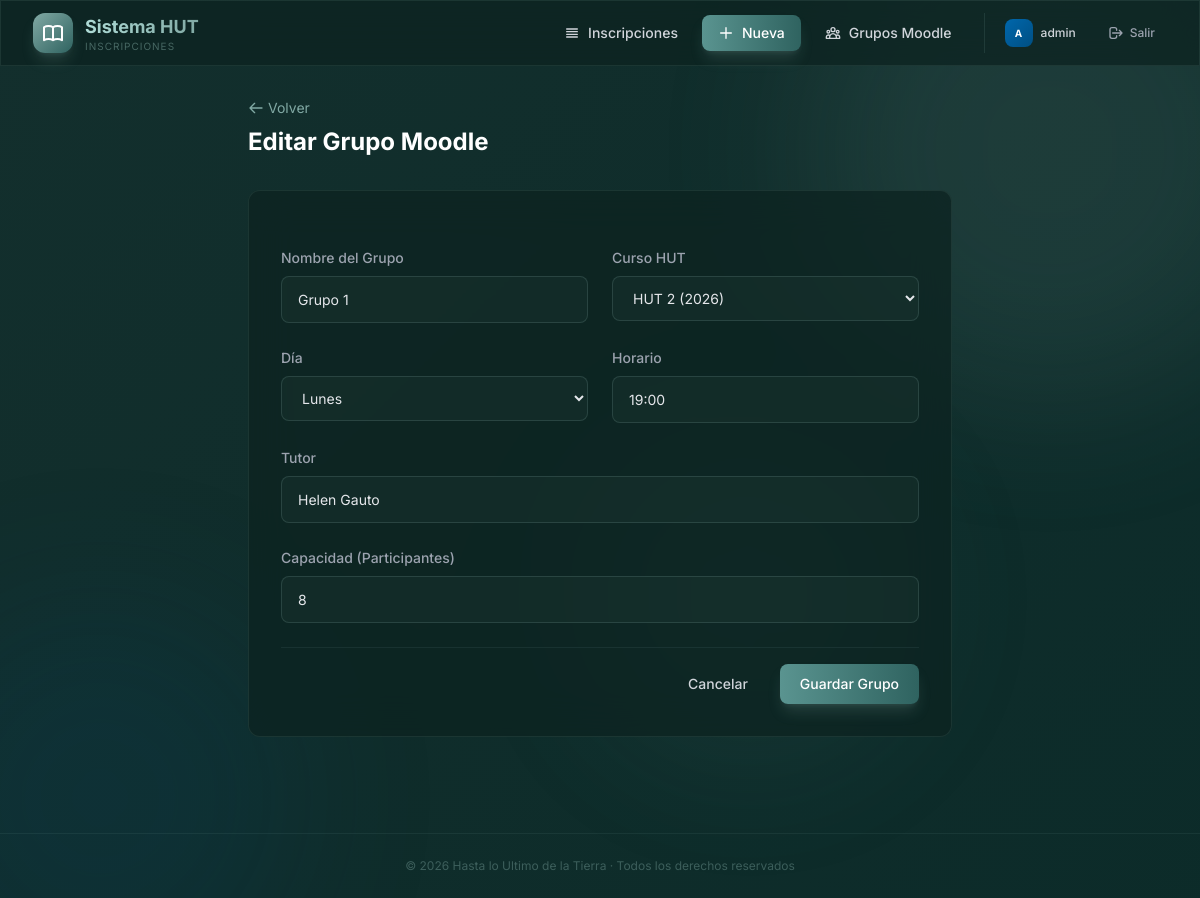
Screenshot of /grupos/editar/1/ (signed in) with the database file from the repository.
### inscripciones/models.py (models this page shows, shortened)
class GruposMoodle(models.Model):
    DIAS_SEMANA = [
        ('Lunes', 'Lunes'),
        ('Martes', 'Martes'),
        ('Miércoles', 'Miércoles'),
        ('Jueves', 'Jueves'),
        ('Viernes', 'Viernes'),
        ('Sábado', 'Sábado'),
        ('Domingo', 'Domingo'),
    ]
    nombre = models.CharField(max_length=100, verbose_name='Nombre del Grupo')
    curso = models.ForeignKey(CursoHUT, on_delete=models.PROTECT, verbose_name='Curso HUT')
    horario = models.CharField(max_length=100, verbose_name='Horario')
    dia = models.CharField(max_length=15, choices=DIAS_SEMANA, verbose_name='Día')
    tutor = models.CharField(max_length=100, verbose_name='Tutor')
    capacidad = models.IntegerField(default=8, verbose_name='Capacidad')
    participantes = models.IntegerField(default=0, verbose_name='Participantes')
    fecha_creacion = models.DateTimeField(default=timezone.now, editable=False)
    fecha_modificacion = models.DateTimeField(auto_now=True)
    fecha_baja = models.DateTimeField(blank=True, null=True)
    class Meta:
        verbose_name = 'Grupo Moodle'
        verbose_name_plural = 'Grupos Moodle'
        ordering = ['-fecha_creacion']

### inscripciones/views.py (the view, shortened to what this page needs)
# urls.py: path('grupos/editar/<int:pk>/', views.GruposMoodleUpdateView.as_view(), name='grupos_editar'),
class GruposMoodleUpdateView(LoginRequiredMixin, UpdateView):
    model = GruposMoodle
    form_class = GruposMoodleForm
    template_name = 'inscripciones/gruposmoodle_form.html'
    success_url = reverse_lazy('grupos_lista')

### inscripciones/forms.py
class GruposMoodleForm(forms.ModelForm):
    class Meta:
        model = GruposMoodle
        fields = ['nombre', 'curso', 'horario', 'dia', 'tutor', 'capacidad']
        widgets = {
            'nombre': forms.TextInput(attrs={
                'class': INPUT_CLASS,
                'placeholder': 'Ej: Grupo 1',
            }),
            'curso': forms.Select(attrs={
                'class': SELECT_CLASS,
            }),
            'horario': forms.TextInput(attrs={
                'class': INPUT_CLASS,
                'placeholder': 'Ej: 19:00 a 21:00 hs',
            }),
            'dia': forms.Select(attrs={
                'class': SELECT_CLASS,
            }),
            'tutor': forms.TextInput(attrs={
                'class': INPUT_CLASS,
                'placeholder': 'Ej: Juan Pérez',
            }),
            'capacidad': forms.NumberInput(attrs={
                'class': INPUT_CLASS,
                'min': '1',
            }),
        }

### inscripciones/models.py (called while the page is built)
    def __str__(self):
        return f"{self.nombre} ({self.anio})"

### inscripciones/templates/inscripciones/gruposmoodle_form.html (shortened to what this page needs)
{% extends 'base.html' %}
{% block content %}
<div class="max-w-3xl mx-auto px-4 sm:px-6 lg:px-8 py-8">
    <div class="mb-8">
        <a href="{% url 'grupos_lista' %}" class="text-sm flex items-center gap-1 text-hut-300 hover:text-hut-200 mb-2">
            <svg class="w-4 h-4" fill="none" stroke="currentColor" viewBox="0 0 24 24"><path stroke-linecap="round" stroke-linejoin="round" stroke-width="2" d="M10 19l-7-7m0 0l7-7m-7 7h18"/></svg>
            Volver
        </a>
        <h1 class="text-2xl font-bold text-white">{% if object %}Editar Grupo Moodle{% else %}Nuevo Grupo Moodle{% endif %}</h1>
    </div>
    <div class="glass-card rounded-xl p-6 sm:p-8">
        <form method="post" action="" class="space-y-6">
            <div class="grid grid-cols-1 sm:grid-cols-2 gap-6">
                <div>
                    <label class="form-label" for="{{ form.nombre.id_for_label }}">Nombre del Grupo</label>
                    {{ form.nombre }}
                </div>
                <div>
                    <label class="form-label" for="{{ form.curso.id_for_label }}">Curso HUT</label>
                    {{ form.curso }}
                </div>
            </div>
            <div class="grid grid-cols-1 sm:grid-cols-2 gap-6">
                <div>
                    <label class="form-label" for="{{ form.dia.id_for_label }}">Día</label>
                    {{ form.dia }}
                </div>
                <div>
                    <label class="form-label" for="{{ form.horario.id_for_label }}">Horario</label>
                    {{ form.horario }}
                </div>
            </div>
            <div class="grid grid-cols-1 gap-6">
                <div>
                    <label class="form-label" for="{{ form.tutor.id_for_label }}">Tutor</label>
                    {{ form.tutor }}
                </div>
                <div>
                    <label class="form-label" for="{{ form.capacidad.id_for_label }}">Capacidad (Participantes)</label>
                    {{ form.capacidad }}
                </div>
            </div>
            <div class="pt-4 mt-6 border-t border-hut-300/10 flex justify-end gap-3">
                <a href="{% url 'grupos_lista' %}" class="px-5 py-2.5 text-sm font-medium text-gray-300 rounded-lg hover:bg-hut-300/10 transition-colors">Cancelar</a>
                <button type="submit" class="px-5 py-2.5 text-sm font-medium text-white bg-gradient-to-r from-hut-400 to-hut-600 rounded-lg hover:from-hut-300 hover:to-hut-500 shadow-lg shadow-hut-300/20 transition-all">
                    Guardar Grupo
                </button>
            </div>
        </form>
    </div>
</div>
{% endblock %}

### inscripciones/templates/base.html (shortened to what this page needs)
{% load static %}
<!DOCTYPE html>
<html lang="es">
<head>
    <script src="https://cdn.tailwindcss.com"></script>
</head>
<body class="animated-bg min-h-screen text-gray-100">
    <div class="orb orb-1"></div>
    <div class="orb orb-2"></div>
    <div class="orb orb-3"></div>
    <nav class="relative z-50 glass-card border-b border-hut-300/8">
        <div class="max-w-7xl mx-auto px-4 sm:px-6 lg:px-8">
            <div class="flex items-center justify-between h-16">
                <a href="{% url 'inscripcion_crear' %}" class="flex items-center gap-3 group">
                    <div class="w-10 h-10 rounded-xl bg-gradient-to-br from-hut-300 to-hut-600 flex items-center justify-center shadow-lg shadow-hut-300/20 group-hover:shadow-hut-300/35 transition-shadow duration-300">
                    </div>
                    <div>
                        <span class="text-lg font-bold bg-gradient-to-r from-hut-200 to-hut-300 bg-clip-text text-transparent">Sistema HUT</span>
                        <p class="text-[10px] text-hut-300/50 -mt-0.5 tracking-widest uppercase">Inscripciones</p>
                    </div>
                </a>
                <div class="flex items-center gap-2">
                    {% if user.is_authenticated %}
                        <a href="{% url 'inscripcion_lista' %}" class="px-4 py-2 text-sm font-medium text-gray-300 hover:text-white rounded-lg hover:bg-hut-300/8 transition-all duration-200 flex items-center gap-2">
                            <svg class="w-4 h-4" fill="none" stroke="currentColor" viewBox="0 0 24 24">
                                <path stroke-linecap="round" stroke-linejoin="round" stroke-width="2" d="M4 6h16M4 10h16M4 14h16M4 18h16"/>
                            </svg>
                            Inscripciones
                        </a>
                        <a href="{% url 'inscripcion_crear' %}" class="px-4 py-2 text-sm font-medium text-white bg-gradient-to-r from-hut-400 to-hut-600 rounded-lg hover:from-hut-300 hover:to-hut-500 transition-all duration-200 shadow-lg shadow-hut-300/20 hover:shadow-hut-300/35 flex items-center gap-2">
                            <svg class="w-4 h-4" fill="none" stroke="currentColor" viewBox="0 0 24 24">
                                <path stroke-linecap="round" stroke-linejoin="round" stroke-width="2" d="M12 4v16m8-8H4"/>
                            </svg>
                            Nueva
                        </a>
                        <a href="{% url 'grupos_lista' %}" class="px-4 py-2 text-sm font-medium text-gray-300 hover:text-white rounded-lg hover:bg-hut-300/8 transition-all duration-200 flex items-center gap-2">
                            Grupos Moodle
                        </a>
                        <div class="ml-2 pl-2 border-l border-hut-300/15 flex items-center gap-2">
                            <div class="flex items-center gap-2 px-3 py-1.5 rounded-lg bg-hut-300/8">
                                <div class="w-7 h-7 rounded-lg bg-gradient-to-br from-navy-600 to-navy-800 flex items-center justify-center">
                                    <span class="text-[10px] font-bold text-white">{{ user.username.0|upper }}</span>
                                </div>
                                <span class="text-xs font-medium text-gray-300 hidden sm:inline">{{ user.username }}</span>
                            </div>
                            <form method="post" action="{% url 'logout' %}" class="inline">
                                <button type="submit" class="px-3 py-2 text-xs font-medium text-gray-400 hover:text-red-400 rounded-lg hover:bg-red-500/10 transition-all duration-200 flex items-center gap-1.5" title="Cerrar sesión">
                                    <svg class="w-4 h-4" fill="none" stroke="currentColor" viewBox="0 0 24 24">
                                        <path stroke-linecap="round" stroke-linejoin="round" stroke-width="2" d="M17 16l4-4m0 0l-4-4m4 4H7m6 4v1a3 3 0 01-3 3H6a3 3 0 01-3-3V7a3 3 0 013-3h4a3 3 0 013 3v1"/>
                                    </svg>
                                    <span class="hidden sm:inline">Salir</span>
                                </button>
                            </form>
                        </div>
                    {% endif %}
                </div>
            </div>
        </div>
    </nav>
    <main class="relative z-10">
        {% block content %}{% endblock %}
    </main>
    <footer class="relative z-10 mt-16 py-6 border-t border-hut-300/10">
        <div class="max-w-7xl mx-auto px-4 sm:px-6 lg:px-8">
            <p class="text-center text-xs text-hut-300/40">
                &copy; 2026 Hasta lo Ultimo de la Tierra · Todos los derechos reservados
            </p>
        </div>
    </footer>
</body>
</html>

### inscripciones/templates/base.html (style rules this page uses)
body { font-family: 'Inter', sans-serif; }
.glass-card { background: rgba(13, 35, 33, 0.75); backdrop-filter: blur(20px); -webkit-backdrop-filter: blur(20px); border: 1px solid rgba(129, 169, 164, 0.12); }
.animated-bg { background: linear-gradient(-45deg, #0a1e1d, #0d2b33, #0a2a28, #132f2d); background-size: 400% 400%; animation: gradientShift 15s ease infinite; }
.orb { position: fixed; border-radius: 50%; filter: blur(80px); opacity: 0.12; pointer-events: none; z-index: 0; }
.orb-1 { width: 500px; height: 500px; background: #81A9A4; top: -100px; right: -100px; animation: float1 20s ease-in-out infinite; }
.orb-2 { width: 400px; height: 400px; background: #004f83; bottom: -100px; left: -100px; animation: float2 25s ease-in-out infinite; }
.orb-3 { width: 300px; height: 300px; background: #5a9490; top: 50%; left: 50%; animation: float3 18s ease-in-out infinite; }
select option { background: #1a3634; color: #e2e8f0; }

### inscripciones/templates/inscripciones/gruposmoodle_form.html (style rules this page uses)
.form-input { width: 100%; padding: 0.75rem 1rem; background: rgba(129, 169, 164, 0.05); border: 1px solid rgba(129, 169, 164, 0.2); border-radius: 0.5rem; color: #e5e7eb; font-size: 0.875rem; transition: all 0.2s; }
.form-label { display: block; margin-bottom: 0.5rem; font-size: 0.875rem; font-weight: 500; color: #9ca3af; }

### rows the page displays
GruposMoodle: nombre "Grupo 1", curso "HUT 2 (2026)", dia "Lunes", horario "19:00", tutor "Helen Gauto", capacidad "8"

### other values shown
{{ user.username.0|upper }} "A"
{{ user.username }} "admin"
